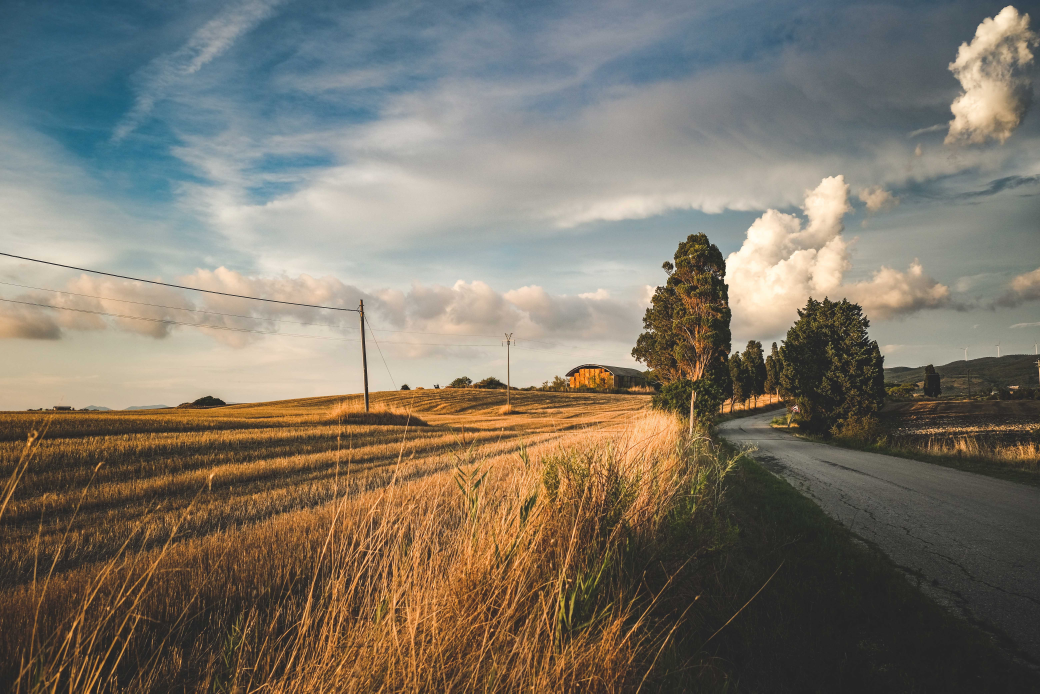
#> input picture python/004_openCV/images/3.jpg, 6240 x 4160 px, given in place of the camera (shown at 1/6 size)
$ python 005_renk_tespiti.py
#> lines starting #> are read from the running program, lines starting #| are printed output that depends on the picture; after the words box and inside, x2 and y2 are one past the last pixel; in counts of white or black regions, pixels touching at a corner belong together
import cv2
import numpy as np


## cv2 içindeki COLOR_ ile başlayan fonksiyonlar
for i in dir(cv2) :
    if 'COLOR_' in i :
        print(i)
## renk tespitlerinde HSV renk uzayı daha avantajlıdır

def nothing(x) :
    pass
cv2.namedWindow("Frame")
cv2.createTrackbar("H1", "Frame", 0, 359, nothing)
#> slider 'H1' is set to 100
cv2.createTrackbar("H2", "Frame", 0, 359, nothing)
#> slider 'H2' is set to 359
cv2.createTrackbar("S1", "Frame", 0, 255, nothing)
#> slider 'S1' is set to 85
cv2.createTrackbar("S2", "Frame", 0, 255, nothing)
#> slider 'S2' is set to 255
cv2.createTrackbar("V1", "Frame", 0, 255, nothing)
#> slider 'V1' is set to 85
cv2.createTrackbar("V2", "Frame", 0, 255, nothing)
#> slider 'V2' is set to 255

cam = cv2.VideoCapture(0)
cam.set(3, 250)
cam.set(4, 250)


# yesil = np.uint8([[[0,255,0]]])
# hsv_yesil = cv2.cvtColor(yesil, cv2.COLOR_BGR2HSV)
# print(hsv_yesil)

while cam.isOpened() :
    _, frame = cam.read()
#> frame is the input picture: shape (4160, 6240, 3); mean B, G, R 105.4, 117.6, 124.7
    frame = cv2.flip(frame, 1)
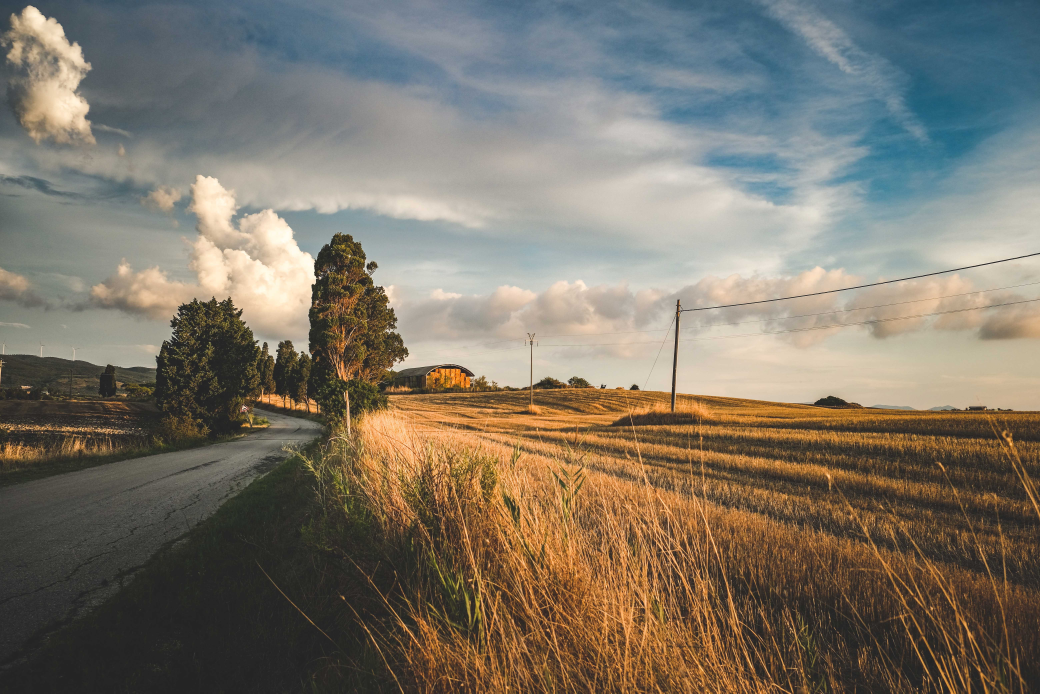
#> frame: shape (4160, 6240, 3) (shown at 1/6 size); mean B, G, R 105.4, 117.6, 124.7
    hsv = cv2.cvtColor(frame, cv2.COLOR_BGR2HSV)
#> hsv: shape (4160, 6240, 3); mean H, S, V 40.4, 69.6, 133.8

    H1 = int(cv2.getTrackbarPos("H1", "Frame") ) ## / 2 silinince daha düzgün sonuçlar vermeye başladı
    H2 = int(cv2.getTrackbarPos("H2", "Frame") ) ## / 2 silinince daha düzgün sonuçlar vermeye başladı
    S1 = cv2.getTrackbarPos("S1", "Frame")
    S2 = cv2.getTrackbarPos("S2", "Frame")
    V1 = cv2.getTrackbarPos("V1", "Frame")
    V2 = cv2.getTrackbarPos("V2", "Frame")

    ## normalde HSV renk uzayında H değeri 360 iken cv2 'de 180 derece. 180 dereceden sonra tekrar başa geçer
    lower = np.array([H1,S1,V1]) ## h, s, v     h(110 - 130) = blue  h(50 - 70) = blue
    upper = np.array([H2,S2,V2]) ## h, s, v   h(110 - 130) = blue  h(50 - 70) = blue
    color_mask = cv2.inRange(hsv, lower, upper)
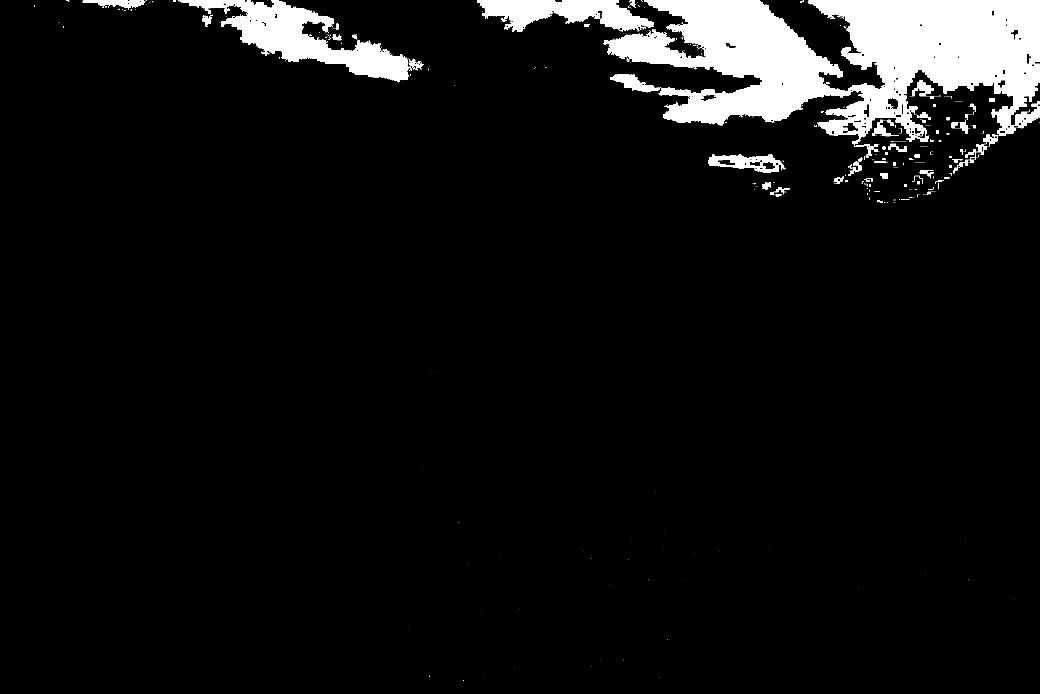
#> color_mask: shape (4160, 6240) (shown at 1/6 size); 6.4% white; 1544 white regions (1347 under 20 px), largest, box (x1, y1, x2, y2) and area: (4851, 0, 6240, 849) 684932, (3620, 0, 5120, 751) 540307, (1072, 0, 2450, 493) 214664

    result = cv2.bitwise_and(frame, frame, mask=color_mask)
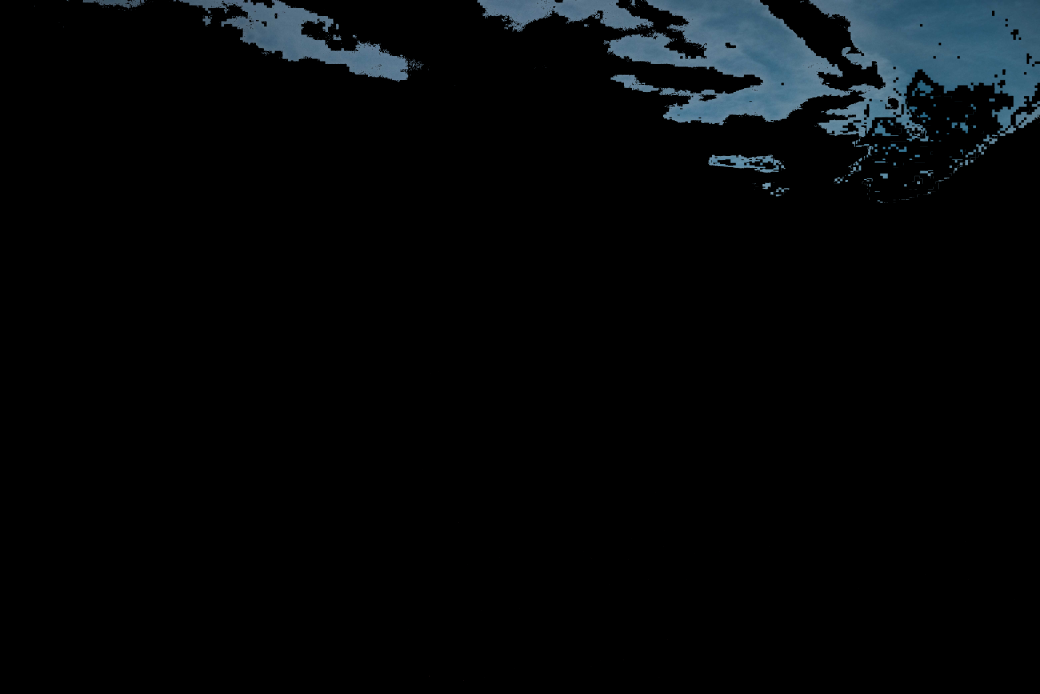
#> result: shape (4160, 6240, 3) (shown at 1/6 size); mean B, G, R 8.5, 7, 4.7

    cv2.imshow("Frame", frame)
    # cv2.imshow("hsv", hsv)
    cv2.imshow("mask", color_mask)
    cv2.imshow("result", result)

    if cv2.waitKey(1) == ord('q') :
#> (key q is pressed here)
        break

cam.release()
cv2.destroyAllWindows()
